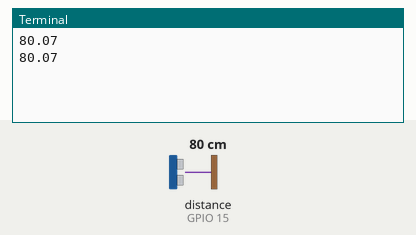
A program run on a simulated Raspberry Pi (BCM pin numbers). Shown: the last lines printed to the terminal. Inputs (shaded band) come from the test bench; at power-on: distance to the obstacle (sensor on GPIO 15) 80 cm. The echo pulse lasts 58.3 µs per cm; the clock reads 2024-03-15 10:24:30 at power-on unless the program sets it.

Above: at 1.2 s.
1.3 s: distance to the obstacle (sensor on GPIO 15) set to 2 cm
At 2.6 s:
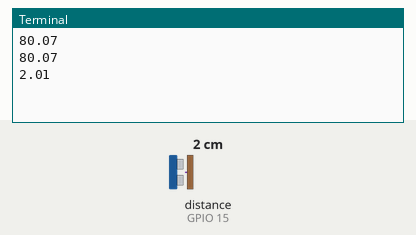
2.8 s: distance to the obstacle (sensor on GPIO 15) set to 4 cm
At 4.1 s:
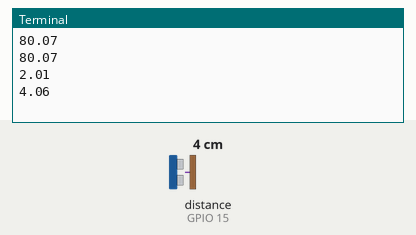
Timing chart, 0 to 5.8 s (numbered marks = the images above; inputs shaded):
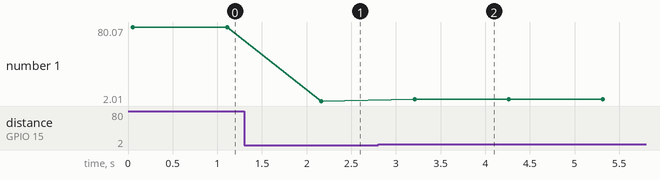

The program:

ultrasonic.py
```python
import RPi.GPIO as GPIO
from time import sleep
import time

class DistanceSensor:
    def __init__(self, trig_pin = 14, echo_pin = 15, timeout = 0.1):
        self.trig_pin = trig_pin
        self.echo_pin = echo_pin
        self.timeout = timeout
        self._setup()

    def _setup(self):
        GPIO.setmode(GPIO.BCM)
        GPIO.setup(self.trig_pin, GPIO.OUT)
        GPIO.setup(self.echo_pin, GPIO.IN)

    def getDistance(self):
        GPIO.output(self.trig_pin, GPIO.LOW)
        sleep(0.05)

        GPIO.output(self.trig_pin, GPIO.HIGH)
        sleep(0.00001)
        GPIO.output(self.trig_pin, GPIO.LOW)

        start_time = time.time()
        max_wait = start_time + self.timeout

        pulse_start = time.time()
        while GPIO.input(self.echo_pin) == GPIO.LOW:
            pulse_start = time.time()
            if pulse_start > max_wait:
                return None # Timeout

        pulse_end = time.time()
        while GPIO.input(self.echo_pin) == GPIO.HIGH:
            pulse_end = time.time()
            if pulse_end > max_wait:
                return None # Timeout

        duration = pulse_end - pulse_start
        distance = duration * 17150

        return (round(distance, 2))

if __name__ == '__main__':
    try:
        sensor = DistanceSensor()
        while True:
            print(sensor.getDistance())
            sleep(1)
    except KeyboardInterrupt:
        GPIO.cleanup()
```

Measured:
- after the input at 1.3 s, the terminal: prints a new line after 0.86 s (image 1)
- after the input at 2.8 s, the terminal: prints a new line after 0.41 s (image 2)
- plotted number 1: 80.07 → 2.01 after the input at 1.3 s, 2.01 → 4.06 after the input at 2.8 s
